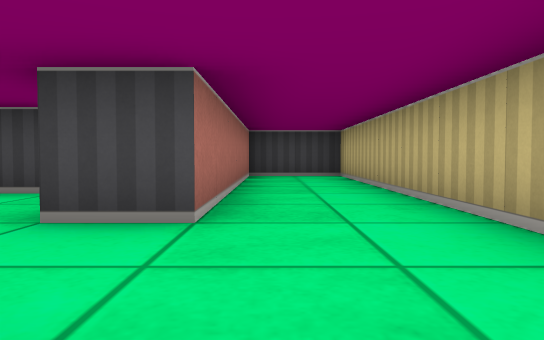
view 1 (above)

14 first-person views from a walk through a cub3D ray-caster map. The camera is about half as high as the walls, tilts 2° down and sees 70° across. The floor is counted in squares. Each view is taken from the middle of a square. On the plan, view 1 faces up. The plan holds only what a view shows up to about 9 squares ahead; the rest is blank.

view 2
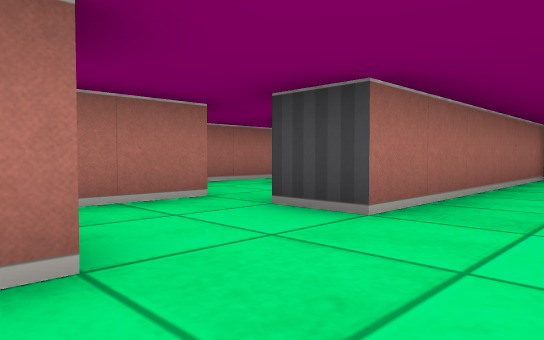

view 3
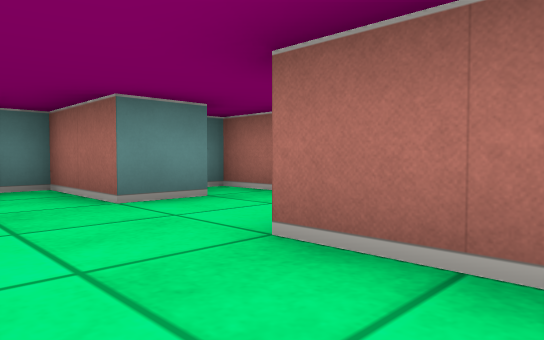

view 4
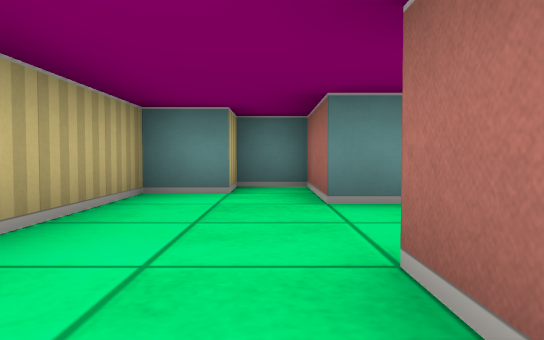

view 5
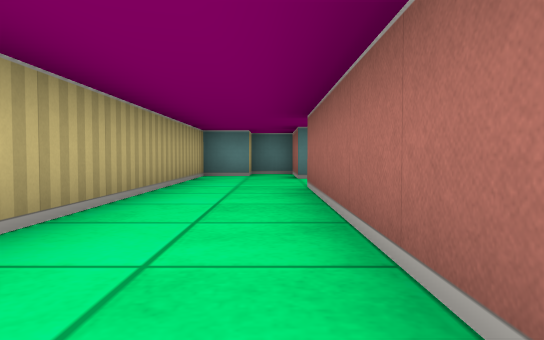

view 6
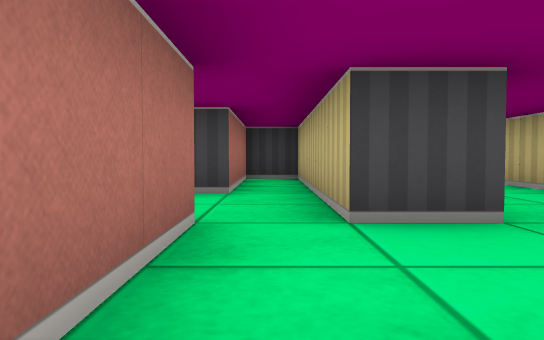

view 7
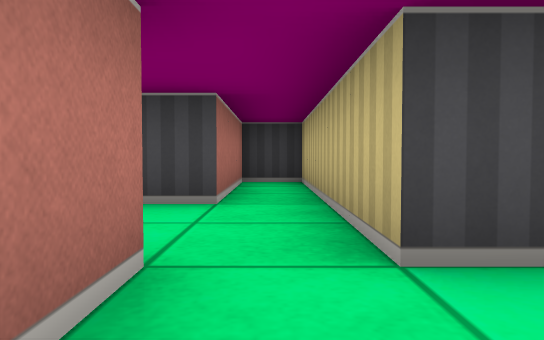

view 8
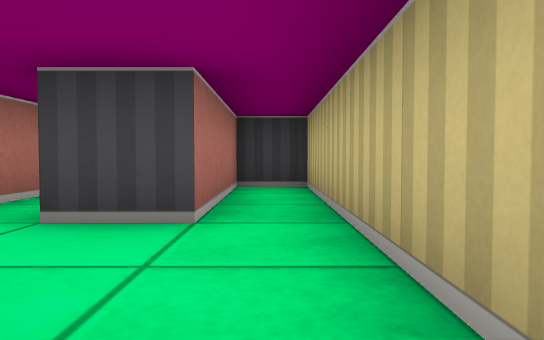

view 9
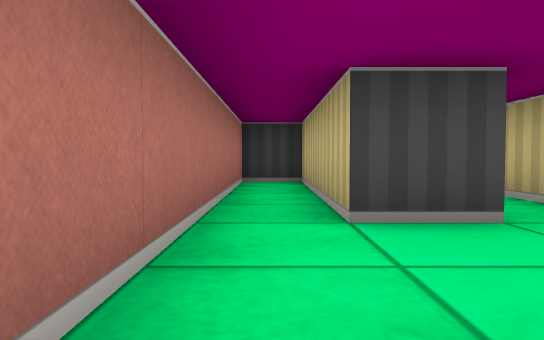

view 10
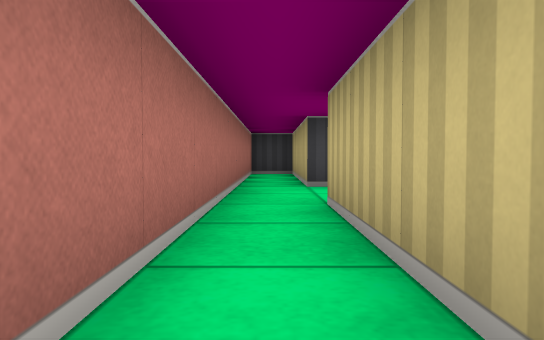

view 11
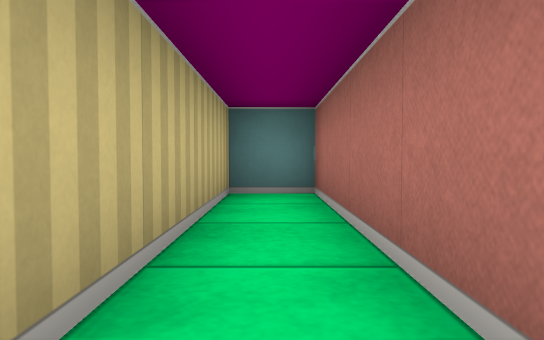

view 12
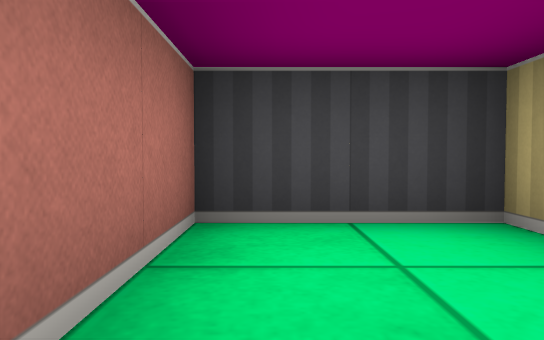

view 13
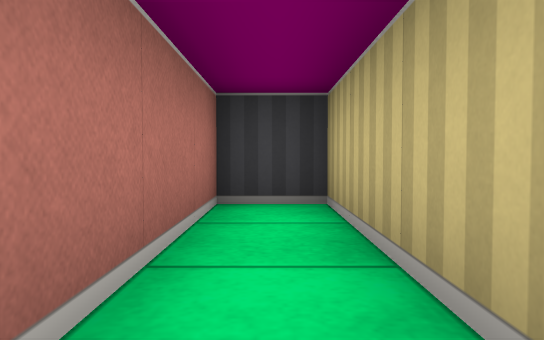

view 14
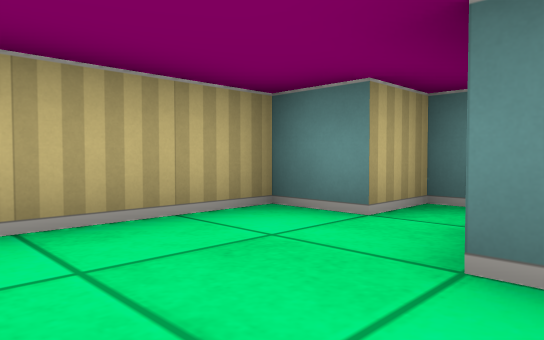

### Floor plan
Points are (right, up) in squares from view 1. A wall is a line through its corners. A room is listed if a view was taken in it or the views show most of it. See-through windows are left out.
Room 1 (views 1, 2, 3, 4, 5, 12)
walls: (-0.5, 0.5) (-0.5, -1.5) (0.5, -1.5) (0.5, -0.5) (1.5, -0.5) (1.5, 8.5) (-0.5, 8.5) (-0.5, 2.5)
ways out: opening at (-1, 1.5) to room 2
Room 2 (views 6, 7, 8, 14)
walls: (-2.5, 2.6) (-2.5, -0.5) (-2.1, -0.5); (-0.5, 2.5) (-1.5, 2.5) (-1.5, 7.5) (-2.5, 7.5) (-2.5, 4.5); (-1.6, 0.5) (-0.5, 0.5)
ways out: opening at (-1, 1.5) to room 1; opening at (-3, 3.5) to room 3
Room 3 (views 9, 10, 11, 13)
walls: (-2.5, 4.5) (-3.5, 4.5) (-3.5, 8.5) (-4.5, 8.5) (-4.5, -1.5) (-3.5, -1.5) (-3.5, 2.5)
ways out: opening at (-3, 3.5) to room 2

Positions as (right, up) in squares from view 1, and headings:
1: (0, 0), facing up
2: (1, 0), facing up-left
3: (1, 4), facing down-left
4: (0, 4), facing down
5: (0, 8), facing down
6: (-2, 0), facing up
7: (-2, 1), facing up
8: (-2, 2), facing up
9: (-4, 2), facing up
10: (-4, -1), facing up
11: (-4, 3), facing down
12: (0, 6), facing up
13: (-4, 5), facing up
14: (-1, 2), facing down-right
